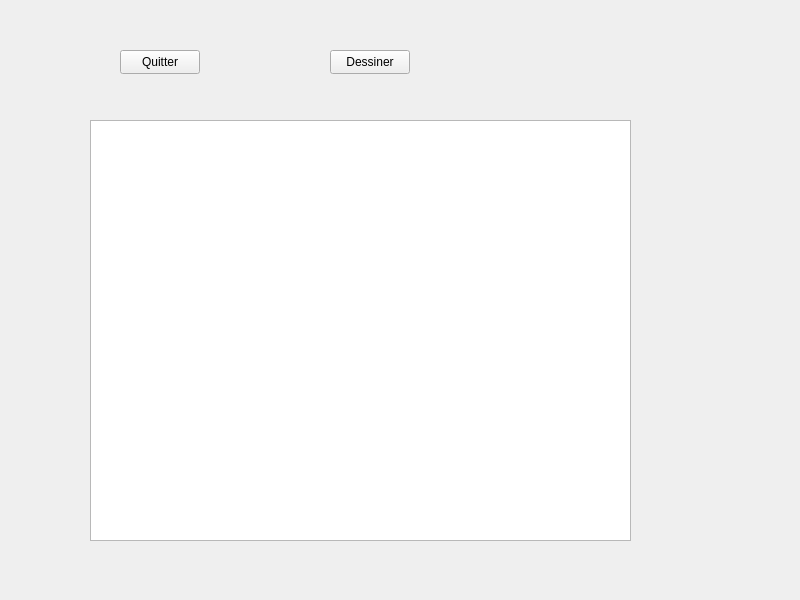
<?xml version="1.0" encoding="UTF-8"?>
<ui version="4.0">
 <class>Widget</class>
 <widget class="QWidget" name="Widget">
  <property name="geometry">
   <rect>
    <x>0</x>
    <y>0</y>
    <width>800</width>
    <height>600</height>
   </rect>
  </property>
  <property name="windowTitle">
   <string>Widget</string>
  </property>
  <widget class="QGraphicsView" name="maVue">
   <property name="geometry">
    <rect>
     <x>90</x>
     <y>120</y>
     <width>541</width>
     <height>421</height>
    </rect>
   </property>
  </widget>
  <widget class="QPushButton" name="pushButton">
   <property name="geometry">
    <rect>
     <x>120</x>
     <y>50</y>
     <width>80</width>
     <height>24</height>
    </rect>
   </property>
   <property name="text">
    <string>Quitter</string>
   </property>
  </widget>
  <widget class="QPushButton" name="pushButtonDessiner">
   <property name="geometry">
    <rect>
     <x>330</x>
     <y>50</y>
     <width>80</width>
     <height>24</height>
    </rect>
   </property>
   <property name="text">
    <string>Dessiner</string>
   </property>
  </widget>
 </widget>
 <resources/>
 <connections>
  <connection>
   <sender>pushButton</sender>
   <signal>clicked()</signal>
   <receiver>Widget</receiver>
   <slot>close()</slot>
   <hints>
    <hint type="sourcelabel">
     <x>162</x>
     <y>31</y>
    </hint>
    <hint type="destinationlabel">
     <x>70</x>
     <y>64</y>
    </hint>
   </hints>
  </connection>
 </connections>
</ui>
